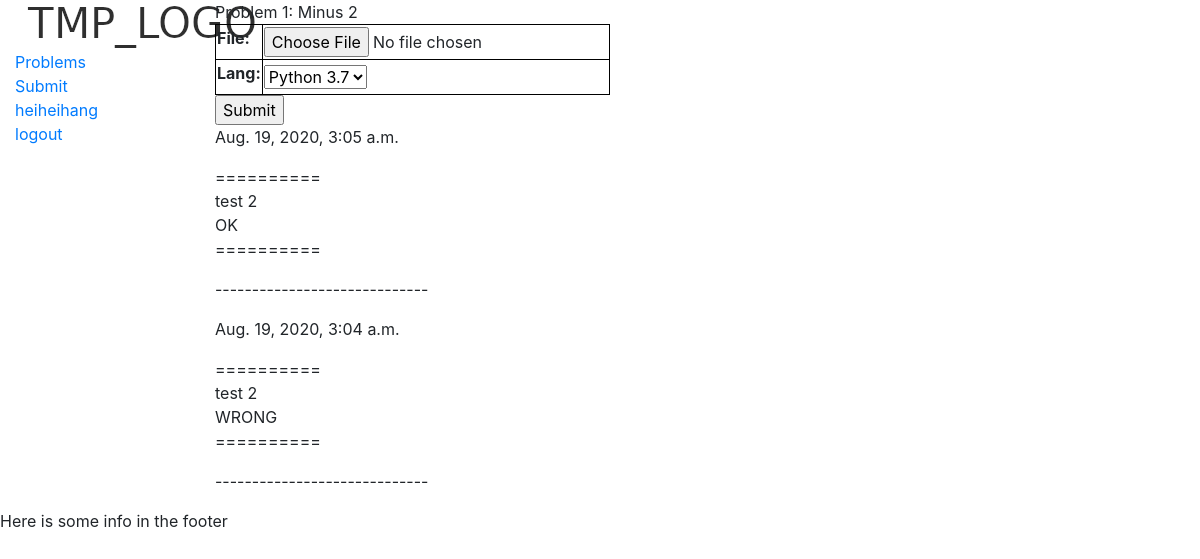
Page /submission/2/ (signed in) on the committed database.
### problem/models.py (models this page shows, shortened)
class ProblemModel(models.Model):
    name = models.CharField(max_length=100)
    authors = models.ManyToManyField(get_user_model())
    creation_time = models.DateTimeField(auto_now_add=True)
    problem_statement = models.TextField()
    def __str__(self):
        return self.name

### submission/models.py (models this page shows)
class FileSubmission(models.Model):
    file = models.FileField(upload_to=file_submission_name)
    lang = models.CharField(max_length=3, choices=LANG_CHOICES)
    submission_time = models.DateTimeField(auto_now_add=True)
    user = models.ForeignKey(User, on_delete=models.CASCADE)
    graded = models.BooleanField(default=False)
    report = models.FileField(upload_to='random/', blank = True, null = True)
    feedback = models.TextField(max_length=1000, null = True, blank= True)
    problem = models.ForeignKey(ProblemModel, on_delete=models.CASCADE, default = None, blank = True, null= True)

### submission/views.py (the view)
# urls.py: path('<int:problem_id>/', views.submission_view, name='submission_view'),
@login_required
def submission_view(request, problem_id):
    problem = get_object_or_404(ProblemModel, id=problem_id)
    user = request.user
    if request.method == 'POST':
        form = FileSubmissionForm(request.POST, request.FILES)
        if form.is_valid():
            file = form.cleaned_data['file']
            lang = form.cleaned_data['lang']
            submission_time = my_lib.roundSeconds(datetime.datetime.now())
            graded = False
            current_submission = FileSubmission(
                file = file,
                submission_time = submission_time,
                user = user,
                graded = graded,
                problem = problem
            )
            current_submission.save()
            django_rq.enqueue(process_job, current_submission.pk)
            return HttpResponseRedirect('/submission/')
    else:
        form = FileSubmissionForm()
    previous_submissions = FileSubmission.objects.all().filter(user = user, problem = problem).order_by('-submission_time')
    if(len(previous_submissions) > 10):
        previous_submissions = previous_submissions[:10]
    for x in previous_submissions:
        my_lib.parse_report(x)
    context = {
        'form' : form,
        'problem': problem,
        'previous_submissions' : previous_submissions
    }
    return render(request, 'submission/submission_view.html', context)

### submission/forms.py
class FileSubmissionForm(forms.Form):
    file = forms.FileField()
    lang = forms.ChoiceField(choices = LANG_CHOICES, required = True)

### submission/my_lib.py (called while the page is built, shortened)
def parse_report(s):
    print(s.submission_time)
    if(s.graded == False and s.report == None):
        return
    report = s.report
    try:
        p = report.path
    except:
        return
    print(p)
    try:
        f = open(p, 'r')
    except:
        return

### submission/templates/submission/submission_view.html (shortened to what this page needs)
{% extends 'base.html' %}
{% block content %}
<div class="problem-statement"> {{problem}} </div>
<div class="code-submission">
    <form id="submission-form" enctype="multipart/form-data" method="POST">
        <table>
            {{ form.as_table }}
        </table>
        <input type="submit" value="Submit">
    </form>
</div>
<div class="previous_submissions">
  {% for sub in previous_submissions %}
    {% if sub.feedback %}
      <p>{{sub.submission_time}} </p>
      <p>{{sub.feedback|linebreaks}} </p>
      <p> ----------------------------- </p>
    {% endif  %}
  {% endfor %}
</div>
{% endblock %}

### templates/base.html (shortened to what this page needs)
{% load static %}
<!DOCTYPE html>
<html lang="en">
<head>
    <link rel="stylesheet" href = "{% static "style.css"%}">
    <link rel="stylesheet" href="https://stackpath.bootstrapcdn.com/bootstrap/4.4.1/css/bootstrap.min.css">
</head>
<body>
    <div class="container-fluid">
        <div class="row">
          <div class="col-sm-2">
            {% block navbar %}
            <div class="sidebar-nav">
              <div class="logo"><a href="/"><img src="{% static 'tmp_logo.png' %}" /></a></div>
        <div><a href="/problem">Problems</a>  </div>
        <div><a href="/submission">Submit</a></div>
          {% if user.is_authenticated %}
          <div><a href="{{user.userprofile.get_absolute_url}}">{{ user.get_username }}</a></div>
          <div> <a href="/accounts/logout?next={{ request.path | urlencode }}">logout</a></div>
          {% else %}
          <div><a href="/accounts/login?next={{ request.path | urlencode }}">login</a></div>
          |
          <div><a href="/accounts/register">register</a></div>
          {% endif %}
          {% endblock %}
        </div>
      </div>
      <div class="col-sm-10">
        {% block content %}{% endblock %}
      </div>
      </div>
    </div>
      {% block footer %}
      <footer>
          Here is some info in the footer
      </footer>
      {% endblock %}
</body>
</html>

### static/style.css (style rules this page uses)
table, th, td { border: 1px solid black; }

### rows in the picture
ProblemModel: name "Problem 1: Minus 2"
FileSubmission: submission_time "Aug. 19, 2020, 3:05 a.m.", feedback "========== test 2 OK =========="
FileSubmission: submission_time "Aug. 19, 2020, 3:04 a.m.", feedback "========== test 2 WRONG =========="

### other values in the picture
{{ user.get_username }} "heiheihang"
